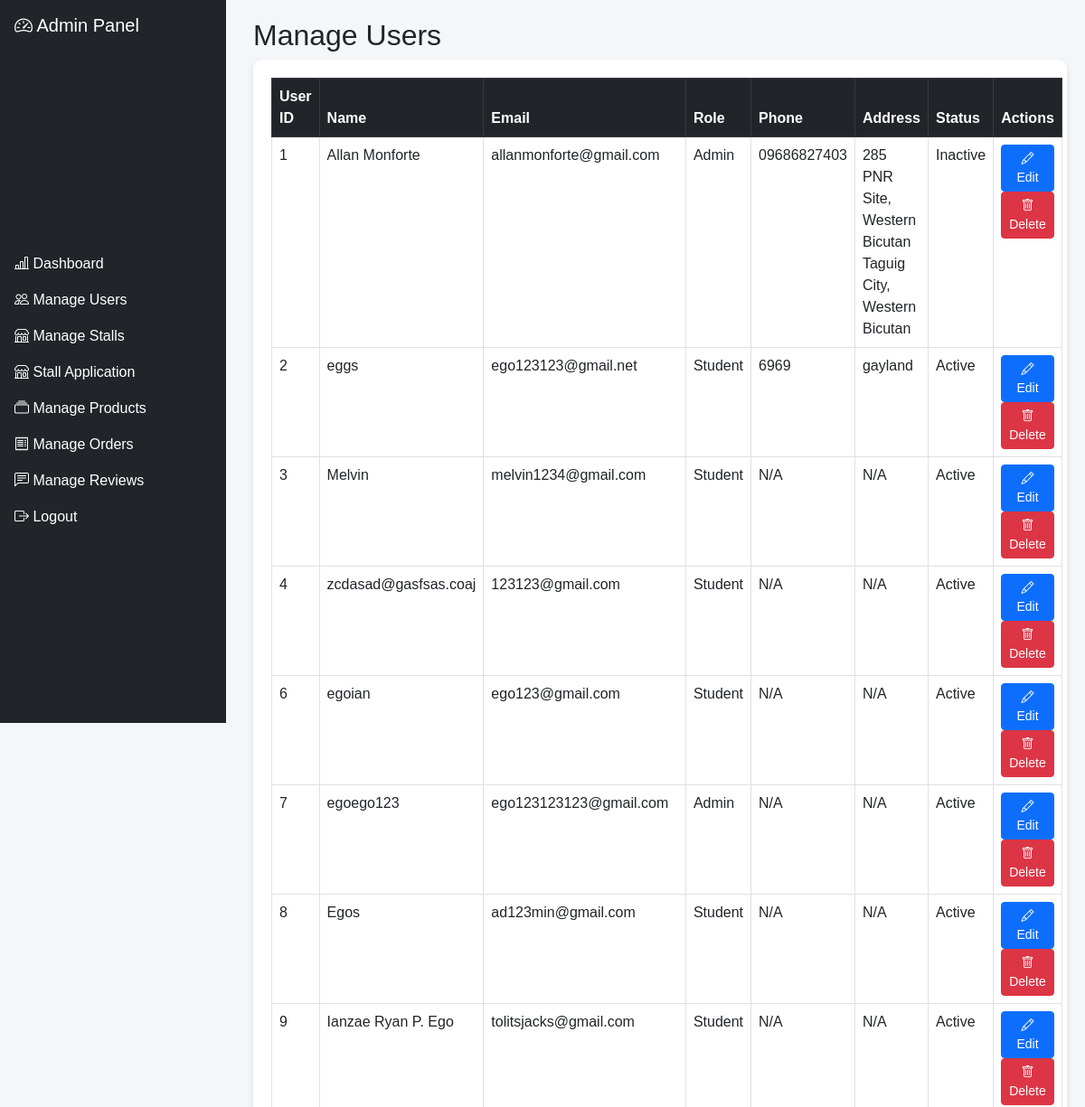
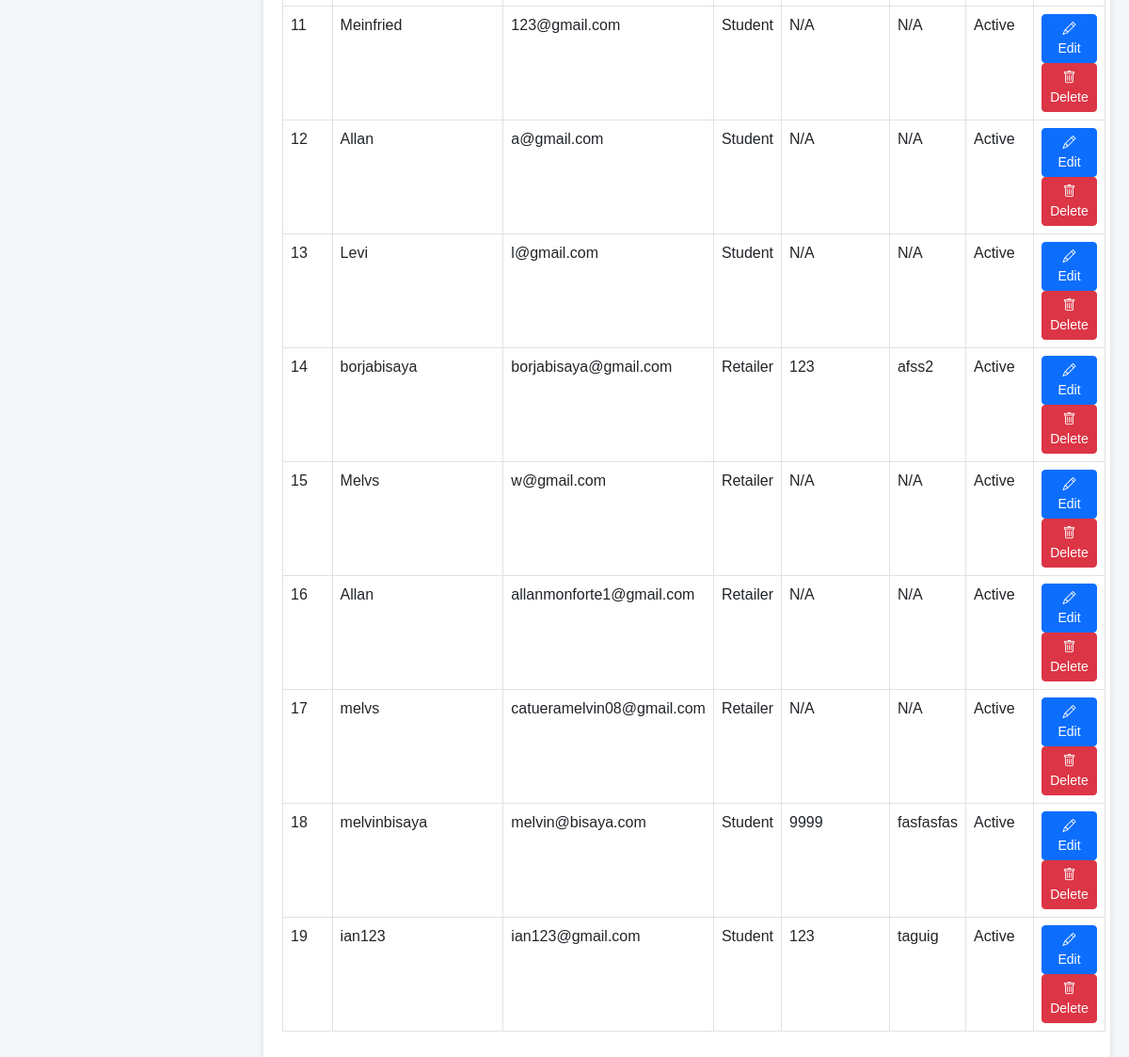
Screenshot of /admin/manage_users.php (signed in) with the database file from the repository (2 pictures, top to bottom).
### tables this page shows
CREATE TABLE IF NOT EXISTS `users` (
  `user_id` int(11) NOT NULL AUTO_INCREMENT,
  `name` varchar(100) NOT NULL,
  `email` varchar(100) NOT NULL,
  `password` varchar(255) NOT NULL,
  `role` enum('Student','Retailer','Admin') DEFAULT NULL,
  `balance` decimal(10,2) DEFAULT 0.00,
  `phone` varchar(15) DEFAULT NULL,
  `address` varchar(255) DEFAULT NULL,
  `status` tinyint(1) NOT NULL DEFAULT 1,
  `image_path` varchar(255) DEFAULT 'images/default-profile.jpg',
  `email_unique` varchar(255) GENERATED ALWAYS AS (case when `email` = 'ad123min@gmail.com' then NULL else `email` end) STORED,
  PRIMARY KEY (`user_id`),
  UNIQUE KEY `email` (`email`),
  UNIQUE KEY `email_unique` (`email_unique`),
  UNIQUE KEY `unique_email_constraint` (`email`,`role`)
);

### admin/manage_users.php (the view, shortened to what this page needs)
<?php
include '../config.php';
$sql = "SELECT user_id, name, email, role, phone, address, status FROM users";
$result = $con->query($sql);
$users = $result ? $result->fetch_all(MYSQLI_ASSOC) : [];
?>
<!DOCTYPE html>
<html lang="en">
<head>
  <link rel="stylesheet" href="https://cdn.jsdelivr.net/npm/bootstrap@5.3.0-alpha1/dist/css/bootstrap.min.css">
  <link rel="stylesheet" href="https://cdn.jsdelivr.net/npm/bootstrap-icons@1.11.3/font/bootstrap-icons.min.css">
</head>
<body>
  <?php include 'admin_menu.php'; ?>
  <div class="admin-content">
    <h2>Manage Users</h2>
    <div class="table-responsive">
      <table class="table table-bordered">
        <thead class="table-dark">
          <tr>
            <th>User ID</th>
            <th>Name</th>
            <th>Email</th>
            <th>Role</th>
            <th>Phone</th>
            <th>Address</th>
            <th>Status</th>
            <th>Actions</th>
          </tr>
        </thead>
        <tbody>
          <?php if (!empty($users)): ?>
            <?php foreach ($users as $user): ?>
              <tr>
                <td><?php echo htmlspecialchars($user['user_id']); ?></td>
                <td><?php echo htmlspecialchars($user['name']); ?></td>
                <td><?php echo htmlspecialchars($user['email']); ?></td>
                <td><?php echo htmlspecialchars($user['role']); ?></td>
                <td><?php echo htmlspecialchars($user['phone'] ?? 'N/A'); ?></td>
                <td><?php echo htmlspecialchars($user['address'] ?? 'N/A'); ?></td>
                <td><?php echo $user['status'] ? 'Active' : 'Inactive'; ?></td>
                <td>
                  <a href="edit_user.php?user_id=<?php echo urlencode($user['user_id']); ?>" class="btn btn-primary btn-sm">
                    <i class="bi bi-pencil"></i> Edit
                  </a>
                  <form action="delete_user.php" method="POST" style="display:inline;" onsubmit="return confirm('Are you sure you want to delete this user?');">
                    <button type="submit" class="btn btn-danger btn-sm">
                      <i class="bi bi-trash"></i> Delete
                    </button>
                  </form>
                </td>
              </tr>
            <?php endforeach; ?>
          <?php else: ?>
            <tr>
              <td colspan="8" class="text-center">No users found.</td>
            </tr>
          <?php endif; ?>
        </tbody>
      </table>
    </div>
  </div>
</body>
</html>

### admin/manage_users.php (style rules this page uses)
body { font-family: 'Poppins', sans-serif; background-color: #f4f6f9; }
.admin-content { margin-left: 260px; padding: 20px; }
.table-responsive { background-color: #fff; padding: 20px; border-radius: 10px; box-shadow: 0 4px 8px rgba(0,0,0,0.1); }

### admin/admin_menu.php (style rules this page uses)
.admin-content { margin-left: 260px; padding: 20px; }

### rows the page displays
users: user_id "1", name "Allan Monforte", email "allanmonforte@gmail.com", role "Admin", phone "09686827403", address "285 PNR Site, Western Bicutan Taguig City, Western Bicutan", status "Inactive"
users: user_id "2", name "eggs", email "ego123123@gmail.net", role "Student", phone "6969", address "gayland", status "Active"
users: user_id "3", name "Melvin", email "melvin1234@gmail.com", role "Student", phone "N/A", address "N/A", status "Active"
users: user_id "4", name "zcdasad@gasfsas.coaj", email "123123@gmail.com", role "Student", phone "N/A", address "N/A", status "Active"
users: user_id "6", name "egoian", email "ego123@gmail.com", role "Student", phone "N/A", address "N/A", status "Active"
users: user_id "7", name "egoego123", email "ego123123123@gmail.com", role "Admin", phone "N/A", address "N/A", status "Active"
users: user_id "8", name "Egos", email "ad123min@gmail.com", role "Student", phone "N/A", address "N/A", status "Active"
users: user_id "9", name "Ianzae Ryan P. Ego", email "tolitsjacks@gmail.com", role "Student", phone "N/A", address "N/A", status "Active"
users: user_id "11", name "Meinfried", email "123@gmail.com", role "Student", phone "N/A", address "N/A", status "Active"
users: user_id "12", name "Allan", email "a@gmail.com", role "Student", phone "N/A", address "N/A", status "Active"
users: user_id "13", name "Levi", email "l@gmail.com", role "Student", phone "N/A", address "N/A", status "Active"
users: user_id "14", name "borjabisaya", email "borjabisaya@gmail.com", role "Retailer", phone "123", address "afss2", status "Active"
users: user_id "15", name "Melvs", email "w@gmail.com", role "Retailer", phone "N/A", address "N/A", status "Active"
users: user_id "16", name "Allan", email "allanmonforte1@gmail.com", role "Retailer", phone "N/A", address "N/A", status "Active"
users: user_id "17", name "melvs", email "catueramelvin08@gmail.com", role "Retailer", phone "N/A", address "N/A", status "Active"
users: user_id "18", name "melvinbisaya", email "melvin@bisaya.com", role "Student", phone "9999", address "fasfasfas", status "Active"
users: user_id "19", name "ian123", email "ian123@gmail.com", role "Student", phone "123", address "taguig", status "Active"
